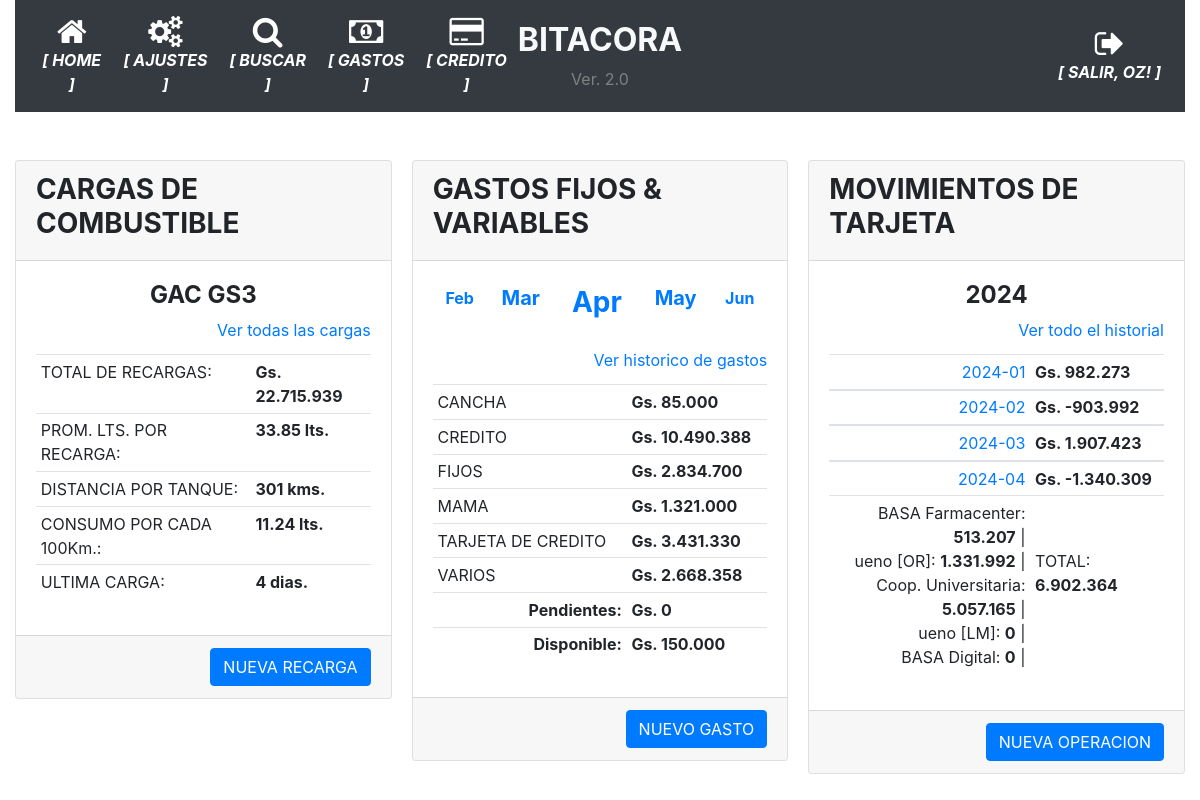
The app's page /index (signed in) with its own data.
### app/models.py (models this page shows, shortened)
class User(UserMixin, db.Model):
    id = db.Column(db.Integer, primary_key=True)
    username = db.Column(db.String(64), index=True, unique=True)
    email = db.Column(db.String(120), index=True, unique=True)
    password_hash = db.Column(db.String(128))
    perfil = db.Column(db.String(128))

class AgrupadorGastos(db.Model):
    __tablename__='agrupador_gastos'
    id = db.Column(db.Integer, primary_key=True)
    agrupador = db.Column(db.String(100), nullable=False)

class Tarjetas(db.Model):
    __tablename__='tarjetas'
    id = db.Column(db.Integer, primary_key=True)
    banco = db.Column(db.String(100), nullable=False)
    numero = db.Column(db.String(100), nullable=False)
    vencimiento = db.Column(db.String(10), nullable=False)
    estado = db.Column(db.Boolean, server_default=u'False')

### app/routes.py (the view)
@app.route('/')
@app.route('/index', methods=['GET', 'POST'])
@login_required
def index():
    form = FormularioCombustible()
    cargas = Cargas.query.all()
    anno = datetime.now().strftime("%Y")
    fechas_referencia = {'mes_anterior_2':datetime.now()-relativedelta(months=2), 'mes_anterior':datetime.now()-relativedelta(months=1), 'fecha_actual':datetime.now(),  'mes_siguiente':datetime.now()+relativedelta(months=1), 'mes_siguiente_2':datetime.now()+relativedelta(months=2)}
    referencias_principales = referencias_vehiculo(cargas)
    balance_movimientos, balance_mensual = balance_cuenta()
    gastos = db.session.query(AgrupadorGastos.agrupador.label('acreedor'), func.sum(GastosFijos.monto).label('total')).join(AgrupadorGastos).group_by(AgrupadorGastos.agrupador).filter(func.strftime("%Y-%m", GastosFijos.fecha_pagar)==fechas_referencia['fecha_actual'].strftime('%Y-%m')).all()
    credito, pendientes, pagadas = calcular_disponibilidad(fechas_referencia['fecha_actual'].strftime('%Y-%m'))
    disponibilidad = credito - pagadas
    balance=balances_tarjetas()
    id_tarjeta = db.session.query(Tarjetas.banco).filter(Tarjetas.estado==True).first()
    return render_template('home.html',  form=form, **referencias_principales, movimientos=balance_mensual, anno=anno, fechas_referencia=fechas_referencia, balance_movimientos=balance_movimientos, gastos=gastos, total_gasto=pendientes, disponibilidad=disponibilidad, balance=balance, id_tarjeta=id_tarjeta[0]) #usar ** permite que se manipule la variable directamente en el DOM

### app/models.py (called while the page is built)
@login.user_loader
def load_user(id):
    return User.query.get(int(id))

### app/utilitarios.py (called while the page is built)
def balances_tarjetas():
    saldos=[]
    for tarjeta in dbmodel.session.query(Tarjetas).filter(Tarjetas.estado==True).all():
        compras, pagos, descuentos, intereses = balance_puntual_tarjeta(tarjeta.id)
        saldos.append({'banco': tarjeta.banco, 'compras': compras, 'pagos': pagos, 'descuentos': descuentos, 'balance': compras-pagos-descuentos})
    return saldos

### app/templates/home.html (shortened to what this page needs)
{% extends "base.html" %}
{% block main %}
<form action="{{ url_for('nueva_recarga') }}" method="post">
    <br>
    <div class="card-columns">
        <div class="card">
            <div class="card-header">
                <h3><strong>CARGAS DE COMBUSTIBLE</strong></h3>
            </div>
            <div class="card-body">
                <div class="card-title">
                    <h4 class="card-text text-center"><strong>{{ vehiculo }}</strong></h4>
                    <div class="card-text text-right">
                        <a href="{{ url_for('recargas') }}" class="card-link">Ver todas las cargas</a>
                    </div>
                </div>
                <div>
                    <table class="table table-sm">
                        <tr><td>TOTAL DE RECARGAS:</td><td><strong>{{ "Gs. {:,.0f}".format(suma_total_cargas).replace(",", ".") }}</strong></td></tr>
                        <tr><td>PROM. LTS. POR RECARGA:</td><td><strong>{{ '%0.2f'|format(promedio_litros_por_recarga|float) }} lts.</strong></td></tr>
                        <tr><td>DISTANCIA POR TANQUE:</td><td><strong>{{ promedio_recorrido_por_tanque }} kms.</strong></td></tr>
                        <tr><td>CONSUMO POR CADA 100Km.:</td><td><strong>{{ '%0.2f'|format(consumo_por_100km|float) }} lts.</strong></td></tr>
                        <tr><td>ULTIMA CARGA:</td><td><strong>{{ promedio_dias_carga }} dias.</strong></td></tr>
                    </table>
                </div>
            </div>
            <div class="card-footer text-muted text-right">
                <a href="{{ url_for('nueva_recarga') }}" class="btn btn-primary">NUEVA RECARGA</a>
            </div>
        </div>
        <div class="card">
            <div class="card-header">
                <h3><strong>GASTOS FIJOS & VARIABLES</strong></h3>
            </div>
            <div class="card-body">
                <div class="card-title text-center">
                    <table class="table table-sm table-borderless">
                        <td><a href="{{ url_for('historico_gastos_detalle', periodo=fechas_referencia.mes_anterior_2.strftime('%Y-%m')) }}" class="card-link"><strong>{{ fechas_referencia.mes_anterior_2.strftime('%b') }}</strong></a></td>
                        <td><a href="{{ url_for('historico_gastos_detalle', periodo=fechas_referencia.mes_anterior.strftime('%Y-%m')) }}" class="card-link"><h5><strong>{{ fechas_referencia.mes_anterior.strftime('%b') }}</strong></a></h5></td>
                        <td><a href="{{ url_for('historico_gastos_detalle', periodo=fechas_referencia.fecha_actual.strftime('%Y-%m')) }}" class="card-link"><h3><strong>{{ fechas_referencia.fecha_actual.strftime('%b') }}</strong></h3></a></td>
                        <td><a href="{{ url_for('historico_gastos_detalle', periodo=fechas_referencia.mes_siguiente.strftime('%Y-%m')) }}" class="card-link"><h5><strong>{{ fechas_referencia.mes_siguiente.strftime('%b') }}</strong></a></h5></td>
                        <td><a href="{{ url_for('historico_gastos_detalle', periodo=fechas_referencia.mes_siguiente_2.strftime('%Y-%m')) }}" class="card-link"><strong>{{ fechas_referencia.mes_siguiente_2.strftime('%b') }}</strong></a></td>
                    </table>
                    <div class="card-text text-right">
                        <a href="{{ url_for('historico_gastos') }}" class="card-link">Ver historico de gastos</a>
                    </div>
                </div>
                <div>
                    <table class="table table-sm">
                        <tbody>
                        {% for gasto in gastos %}
                            <tr>
                                <td>{{ gasto.acreedor }}</td>
                                <td><strong>{{ "Gs. {:,.0f}".format(gasto.total).replace(",", ".") }}</strong></td>
                            </tr>
                        {% endfor %}
                        </tbody>
                        <tfoot>
                            <tr>
                                <td class="card-text text-right"><strong>Pendientes:</strong></td>
                                <td><strong>{{ "Gs. {:,.0f}".format(total_gasto).replace(",", ".") }}</strong></td>
                            </tr>
                            <tr>
                                <td class="card-text text-right"><strong>Disponible:</strong></td>
                                <td><strong>{{ "Gs. {:,.0f}".format(disponibilidad).replace(",", ".") }}</strong></td>
                            </tr>
                        </tfoot>
                    </table>
                </div>
            </div>
            <div class="card-footer text-muted text-right">
                <a href="{{ url_for('nuevo_gasto') }}" class="btn btn-primary">NUEVO GASTO</a>
            </div>
        </div>
        <div class="card">
            <div class="card-header">
                <h3><strong>MOVIMIENTOS DE TARJETA</strong></h3>
            </div>
            <div class="card-body">
                <div class="card-title">
                    <h4 class="card-text text-center"><strong>{{ fechas_referencia.fecha_actual.strftime('%Y') }}</strong></h4>
                    <div class="card-text text-right">
                        <a href="{{ url_for('historial_operacion') }}" class="card-link">Ver todo el historial</a>
                    </div>
                </div>
                <div>
                    <table class="table table-sm">
                        {% for movimiento in movimientos %}
                        <tbody>
                            <tr>
                                <td class="card-text text-right"><a href="{{ url_for('movimientos_mes', mes=movimiento[0]) }}">{{ movimiento[0] }}</a></td>
                                <td><strong>{{ "Gs. {:,.0f}".format(movimiento[1]).replace(",", ".") }}</strong></td>
                            </tr>
                        </tbody>
                        {% endfor %}
                        <tfoot>
                            <tr>
                                <td>
                                    {% for item in balance %}
                                    <div class="card-text text-right">{{ item.banco }}: <strong>{{ "{:,.0f}".format(item.balance|int).replace(",", ".") }}</strong> | </div>
                                    {% endfor %}
                                </td>
                                <td>
                                    <br><br><div>TOTAL: <strong>{{ "{:,.0f}".format(balance_movimientos|int).replace(",", ".") }}</strong></div>
                                </td>
                            </tr>
                        </tfoot>
                    </table>
                </div>
            </div>
            <div class="card-footer text-muted text-right">
                <a href="{{ url_for('nueva_operacion', tarjeta=id_tarjeta) }}" class="btn btn-primary">NUEVA OPERACION</a>
            </div>
        </div>
    </div>
{% endblock %}

### app/templates/base.html (shortened to what this page needs)
<!doctype html>
<html lang="en">
  <head>
    <link rel="stylesheet" href="https://stackpath.bootstrapcdn.com/bootstrap/4.5.0/css/bootstrap.min.css">
    <link rel="stylesheet" href="https://maxcdn.bootstrapcdn.com/font-awesome/4.4.0/css/font-awesome.min.css">
  </head>
  <body>
    <div class="container-fluid">
      <nav class="navbar navbar-expand-md navbar-dark bg-dark">
        <div class="navbar-collapse collapse w-100 order-1 order-md-0 dual-collapse2">
            <ul class="navbar-nav mr-auto text-center">
              <li class="nav-item active">
                <a href="{{ url_for('index') }}" class="nav-link d-flex flex-column">
                <i class="fa fa-home fa-2x"></i>
                <span class="d-none d-sm-inline"><i><strong>[ HOME ]</strong></i></span></a>
              </li>
              <li class="nav-item active">
                <a href="{{ url_for('parametrico') }}" class="nav-link d-flex flex-column">
                <i class="fa fa-cogs fa-2x"></i>
                <span class="d-none d-sm-inline"><i><strong>[ AJUSTES ]</strong></i></span></a>
              </li>
              <li class="nav-item active">
                <a href="{{ url_for('busqueda') }}" class="nav-link d-flex flex-column">
                <i class="fa fa-search fa-2x"></i>
                <span class="d-none d-sm-inline"><i><strong>[ BUSCAR ]</strong></i></span></a>
              </li>
              <li class="nav-item active">
                <a href="{{ url_for('historico_gastos_detalle', periodo='') }}" class="nav-link d-flex flex-column">
                <i class="fa fa-money fa-2x"></i>
                <span class="d-none d-sm-inline"><i><strong>[ GASTOS ]</strong></i></span></a>
              </li>
              <li class="nav-item active">
                <a href="{{ url_for('movimientos_mes', mes='') }}" class="nav-link d-flex flex-column">
                <i class="fa fa-credit-card fa-2x"></i>
                <span class="d-none d-sm-inline"><i><strong>[ CREDITO ]</strong></i></span></a>
              </li>
            </ul>
        </div>
        <div class="mx-auto order-0 text-center">
            <h2 class="mx-auto text-light"><strong>BITACORA</strong></h2>
            <span style="color: grey">Ver. 2.0</span>
        </div>
        <div class="navbar-collapse collapse w-100 order-3 dual-collapse2">
            <ul class="navbar-nav ml-auto text-center">
              <li class="nav-item active">
                {% if current_user.is_anonymous %}
                  <a href="{{ url_for('logout') }}" class="nav-link d-flex flex-column">
                  <i class="fa fa-sign-in fa-2x"></i>
                  <span class="d-none d-sm-inline"><i><strong>[ ACCEDER ]</strong></i></span></a>
                {% else %}
                  <a href="{{ url_for('logout') }}" class="nav-link d-flex flex-column">
                  <i class="fa fa-sign-out fa-2x"></i>
                  <span class="d-none d-sm-inline"><i><strong>[ SALIR, {{ current_user.username | upper }}! ]</strong></i></span></a>
                {% endif %}
              </li>
            </ul>
        </div>
    </nav>
    <br>
      <div>
        {% block main %}{% endblock %}
      </div>
    </div>
  </body>
</html>

### records on screen
User: username "OZ"
AgrupadorGastos: acreedor "CANCHA", total "Gs. 85.000"
AgrupadorGastos: acreedor "CREDITO", total "Gs. 10.490.388"
AgrupadorGastos: acreedor "FIJOS", total "Gs. 2.834.700"
AgrupadorGastos: acreedor "MAMA", total "Gs. 1.321.000"
AgrupadorGastos: acreedor "TARJETA DE CREDITO", total "Gs. 3.431.330"
AgrupadorGastos: acreedor "VARIOS", total "Gs. 2.668.358"
Tarjetas: banco "BASA Farmacenter", balance "513.207"
Tarjetas: banco "ueno [OR]", balance "1.331.992"
Tarjetas: banco "Coop. Universitaria", balance "5.057.165"
Tarjetas: banco "ueno [LM]", balance "0"
Tarjetas: banco "BASA Digital", balance "0"

### other values on screen
{{ vehiculo }} "GAC GS3"
{{ "Gs. {:,.0f}".format(suma_total_cargas).replace(",", ".") }} "Gs. 22.715.939"
{{ '%0.2f'|format(promedio_litros_por_recarga|float) }} "33.85"
{{ promedio_recorrido_por_tanque }} "301"
{{ '%0.2f'|format(consumo_por_100km|float) }} "11.24"
{{ fechas_referencia.mes_anterior_2.strftime('%b') }} "Feb"
{{ fechas_referencia.mes_anterior.strftime('%b') }} "Mar"
{{ fechas_referencia.fecha_actual.strftime('%b') }} "Apr"
{{ fechas_referencia.mes_siguiente.strftime('%b') }} "May"
{{ fechas_referencia.mes_siguiente_2.strftime('%b') }} "Jun"
{{ "Gs. {:,.0f}".format(total_gasto).replace(",", ".") }} "Gs. 0"
{{ "Gs. {:,.0f}".format(disponibilidad).replace(",", ".") }} "Gs. 150.000"
{{ fechas_referencia.fecha_actual.strftime('%Y') }} "2024"
{{ movimiento[0] }} "2024-01" "2024-02" "2024-03" "2024-04"
{{ "Gs. {:,.0f}".format(movimiento[1]).replace(",", ".") }} "Gs. 982.273" "Gs. -903.992" "Gs. 1.907.423" "Gs. -1.340.309"
